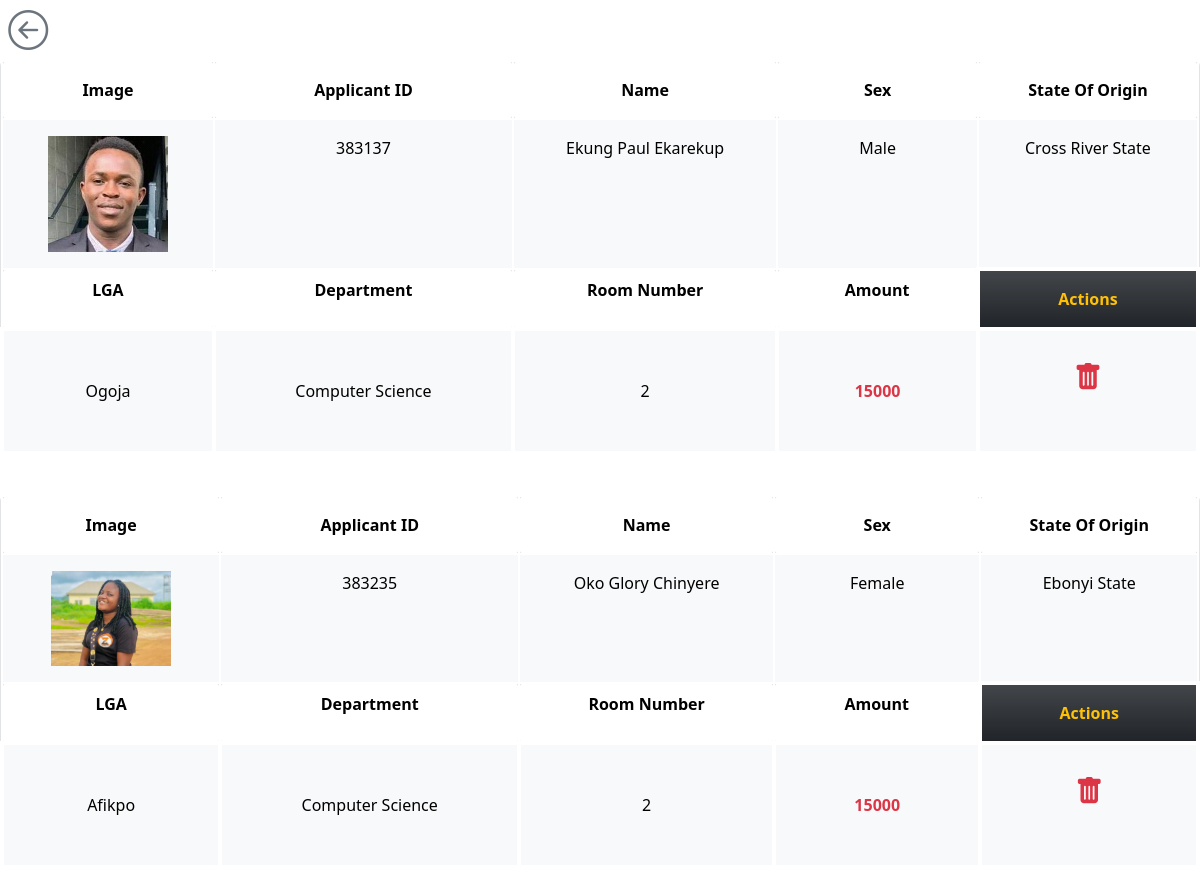
Page /total-payment.php on the committed database.
### tables this page shows
CREATE TABLE `students` (
  `id` int(11) NOT NULL,
  `unique_id` varchar(6) NOT NULL,
  `fullnames` varchar(50) NOT NULL,
  `stateOfOrigin` varchar(20) NOT NULL,
  `localGovOrigin` varchar(50) NOT NULL,
  `sex` varchar(8) NOT NULL,
  `email` varchar(50) NOT NULL,
  `department` varchar(30) NOT NULL,
  `image` varchar(50) NOT NULL,
  `date` timestamp NOT NULL DEFAULT current_timestamp() ON UPDATE current_timestamp()
);

CREATE TABLE `payment` (
  `id` int(11) NOT NULL,
  `room_number` varchar(20) NOT NULL,
  `email` varchar(50) NOT NULL,
  `card_num` varchar(20) NOT NULL,
  `expiry` varchar(11) NOT NULL,
  `cvv` varchar(3) NOT NULL,
  `amount` varchar(20) NOT NULL,
  `date` timestamp NOT NULL DEFAULT current_timestamp() ON UPDATE current_timestamp()
);

### total-payment.php (the view, shortened to what this page needs)
<!DOCTYPE html>
<html lang="en">
<head>
    <link rel="stylesheet" href="bootstrap-5.1.3/dist/css/bootstrap.min.css">
     <link rel="stylesheet" href="bootstap-5.1.3/dist/css/bootstrap.css">
     <link rel="stylesheet" href="bootstrap-icons/bootstrap-icons.css">
</head>
<body>
<?php
echo "&nbsp;&nbsp;<a href='total-users.php' class='bi bi-arrow-left-circle offset-0 text-secondary fs-1'></a> ";
require "db_connect.php";
    $sql = "SELECT stu.*, fe.*, ma.* FROM `students`stu, `payment-2`fe, `payment`ma WHERE stu.email = fe.email OR stu.email = ma.email";
    $result = mysqli_query($connect, $sql);
    if($result == true){
        while($row = mysqli_fetch_assoc($result))
        {
        $image = $row['image'];
        $name = $row['fullnames'];
        $sex = $row['sex'];
        $state = $row['stateOfOrigin'];
        $lga = $row['localGovOrigin'];
        $amount = $row['amount'];
        $payId = $row['unique_id'];
        $Department = $row['department'];
        $room_number = $row['room_number'];
    echo "<table class='text-center table-bordered alert alert-secondary table'>" .
    "<thead>" .
    "<br>" .
    "<th class='alert alert-secondary p-3' style='border: 2px solid white'>Image</th>" .
    "<th class='alert alert-secondary p-3' style='border: 2px solid white'>Applicant ID</th>" .
    "<th class='alert alert-secondary p-3' style='border: 2px solid white'>Name</th>" .
    "<th class='alert alert-secondary p-3' style='border: 2px solid white'>Sex</th>" .
    "<th class='alert alert-secondary p-3' style='border: 2px solid white'>State Of Origin</th>" .
    "</thead>" .
    "<tbody>" .
    "<tr>" .
    "<td class='p-3 bg-light' style='border: 2px solid white'>" .
    "<img src='upload_img/$image' style='width:120px'>" . "".
    "</td>" .
    "<td class='p-3 bg-light' style='border: 2px solid white'>" .
    "" . $payId . "" .
    "</td>" .
    "<td class='bg-light p-3' style='border: 2px solid white'>" .
    "". $name. "" .
    "</td>" .
    "<td class=' p-3 bg-light' style='border: 2px solid white'>" .
    "" . $sex . "" .
    "</td>" .
    "<td class='p-3 bg-light' style='border: 2px solid white'>"  .
    "" . $state .
    "</td>" .
    "</tr>" .
    "</tbody>" .
    "<thead>" .
    "<tbody>" .
    "<th class='p-2 alert alert-secondary' style='border: 2px solid white'>LGA</th>" .
    "<th class='p-2  alert alert-secondary' style='border: 2px solid white'>Department</th>" .
    "<th class='p-2  alert alert-secondary' style='border: 2px solid white'>Room Number <span class='fw-lighter'></span></th>" .
    "<th class='p-2 alert alert-secondary' style='border: 2px solid white'>Amount</th>" .
    "<th class='bg-dark p-3 bg-gradient text-warning' style='border: 4px solid white'>Actions</th>" .
    "</thead>" .
    "<tr>" .
    "<td class='p-5 bg-light' style='border: 4px solid white'>" .
    "" . $lga . "" .
    "</td>" .
    "<td class='p-5 w-25 bg-light' style='border: 4px solid white'>" .
    "" . $Department . "" .
    "</td>" .
    "<td class=' p-5 bg-light' style='border: 4px solid white'>" .
    "" . $room_number. "".
    "</td>" .
    "<td class='p-5 bg-light' style='border: 4px solid white'>" .
    "<b class='text-danger'>" . $amount . "</b>" .
    "</td>" .
    "<td class='bg-light p-4' style='border: 4px solid white'>" .
    "<a href='#delete' data-bs-toggle='modal' class='bi bi-trash-fill text-danger fs-3'></a>" .
    "</td>" .
    "</tr>" .
    "</tbody>" .
    "</table>";
    }
    }
?>
</body>
</html>

### rows in the picture
students: image (picture), unique "383137", fullnames "Ekung Paul Ekarekup", sex "Male", stateOfOrigin "Cross River State", localGovOrigin "Ogoja", department "Computer Science", payment.room_number "2", payment.amount "15000"
students: image (picture), unique "383235", fullnames "Oko Glory Chinyere", sex "Female", stateOfOrigin "Ebonyi State", localGovOrigin "Afikpo", department "Computer Science", payment.room_number "2", payment.amount "15000"
